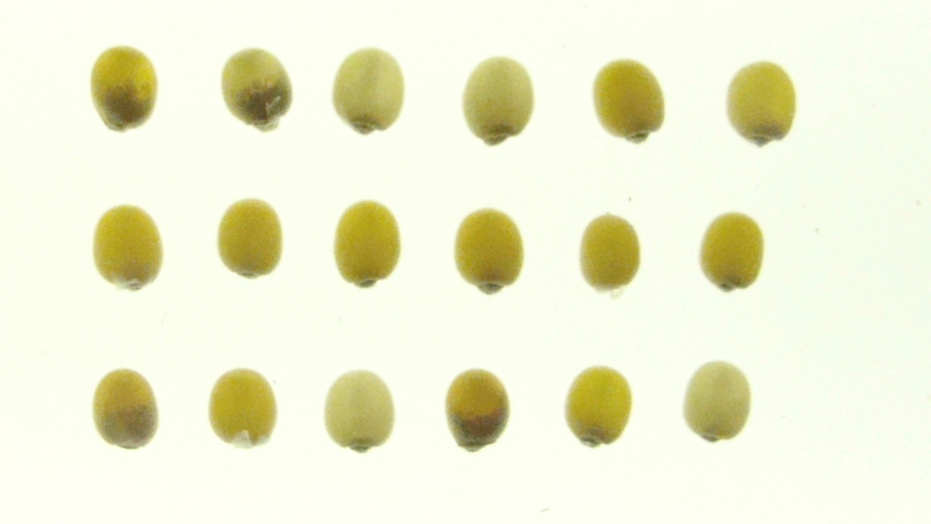
#> input picture data/DSC05376.jpeg, 1861 x 1047 px, given in place of ., which was not available (shown at 1/2 size)
$ python -i segmentation.py   (imports and definitions only)   (older library calls are emulated)
#> lines starting #> are read from the running program, lines starting #| are printed output that depends on the picture; after the words box and inside, x2 and y2 are one past the last pixel; in counts of white or black regions, pixels touching at a corner belong together; pictures that were not available may be replaced by others from this repository, and a replacement may not be noted
### kernelpheno/utils.py
import re
import os.path as osp
import matplotlib.pyplot as plt
import logging

from .logger import get_logger

log = get_logger(level=logging.DEBUG)

# [13 lines left out: function get_image_regex_pattern, not called in this run]


def create_name_from_path(file_path, pre_ext=[], out_dir=False):
    '''
    Inserts custom tags seperated by dots between filename and extension
    '''
#> called with file_path = '.', out_dir = False
    if type(pre_ext) != list:
        pre_ext = [pre_ext]

    extensions = osp.basename(file_path).split(".")
    for i, ext in enumerate(pre_ext):
        if ext in extensions:
            log.debug(
                "File: " + osp.basename(file_path)\
                + " already has extension: " \
                + ext
            )
            log.debug("Ommitting from resulting filename")
            pre_ext.pop(i)

    if pre_ext != []:
        exts = "." + ".".join(pre_ext) + "."
    else:
        exts = "."
    out_path    = ".".join(file_path.split(".")[:-1]) \
                +  exts \
                + file_path.split(".")[-1]
    if out_dir:
        out_path = osp.join(
            out_dir,
            osp.basename(out_path)
        )

    return out_path


def is_gray(image):
    return True if image.ndim == 2 else False


# [9 lines left out: function show_image, not called in this run]

### kernelpheno/logger.py
import logging
import coloredlogs
import os

_FORMAT = "%(asctime)s %(levelname)s | %(message)s"
_LOGGER = None

def get_logger(level = logging.ERROR, refresh = False):
    global _LOGGER

    logging.basicConfig()

    if not _LOGGER or refresh:
        logger = logging.getLogger(__name__)
        logger.setLevel(level)
        logger.propagate = False

        os.environ['COLOREDLOGS_LOG_FORMAT'] = _FORMAT
        os.environ['COLOREDLOGS_LEVEL_STYLES'] = \
            'info=20;debug=15;warning=30;error=40;critical=50'

        if not logger.handlers:
            formatter = logging.Formatter(_FORMAT, "%H:%M:%S")
            handler   = logging.StreamHandler()
            handler.setFormatter(formatter)
            logger.addHandler(handler)

        # [11 lines of commented-out code are left out]

        _LOGGER = logger

    coloredlogs.install(logger=_LOGGER)
    return _LOGGER

### kernelpheno/segmentation.py
from skimage.segmentation import slic
from skimage.io import imread, imsave
from skimage.color import rgb2gray
from skimage.measure import label, regionprops
from skimage.filters import threshold_otsu, gaussian
from skimage.color import label2rgb
from skimage.morphology import binary_closing, binary_opening, square
from skimage.util import invert
from skimage import img_as_float, img_as_int

import matplotlib.pyplot as plt
import numpy as np
import matplotlib.patches as mpatches
import os.path as osp
import os
import argparse
import logging

from .logger import get_logger
from .utils import create_name_from_path, show_image, is_gray

log = get_logger(level=logging.DEBUG)

# [70 lines left out: function normalize_images, not called in this run]


def draw_bounding_boxes(img_paths, out_dir=False, cmap=None):
    '''
    Takes the minimum and maximum row and column coordinates of bounding boxes
    and plots bboxes on the image. Format for input tuple = (minr, minc, maaxr, maxc)
    '''
    print('Drawing Bounding Boxes')

    for img_path in img_paths:
        print('Processing ' + img_path)
        try:
            exts = []
            if cmap is not None:
                exts = [cmap]
            exts += ['bbxs']
            out_name = create_name_from_path(img_path, exts, out_dir)

            img = imread(img_path, as_gray=cmap)
#> img is the input picture: shape (1047, 1861, 3); mean R, G, B 239.1, 239.9, 211.7

            regions = get_sorted_bboxes(img)

            fig, ax = plt.subplots(ncols=1, nrows=1, figsize=(6, 6))
            plot_bbxs(img, regions, ax, cmap=cmap, out=out_name)

        except FileNotFoundError as fnfe:
            print('image file does not exist')
            print(fnfe)
        except OSError as ose:
            print('output directory likely does not exist')
            print(ose)
    return


# [28 lines left out: functions plot_bbx, segment_images, not called in this run]


def get_sorted_bboxes(img):
    filter = get_filter(img)
#> in get_filter, `image = rgb2gray(image)`:
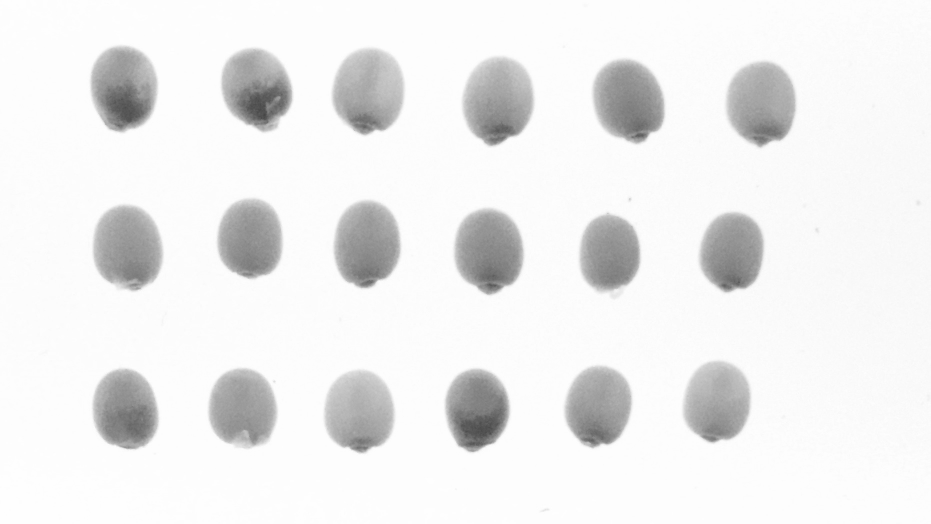
#> image: shape (1047, 1861) float64 (shown at 1/2 size); min 0.225, max 0.998, mean 0.932
#> in get_filter, `thresh = threshold_otsu(image)`: thresh = 0.806
#> in get_filter, `filter = binary_closing(image > thresh, selem=square(10))`:
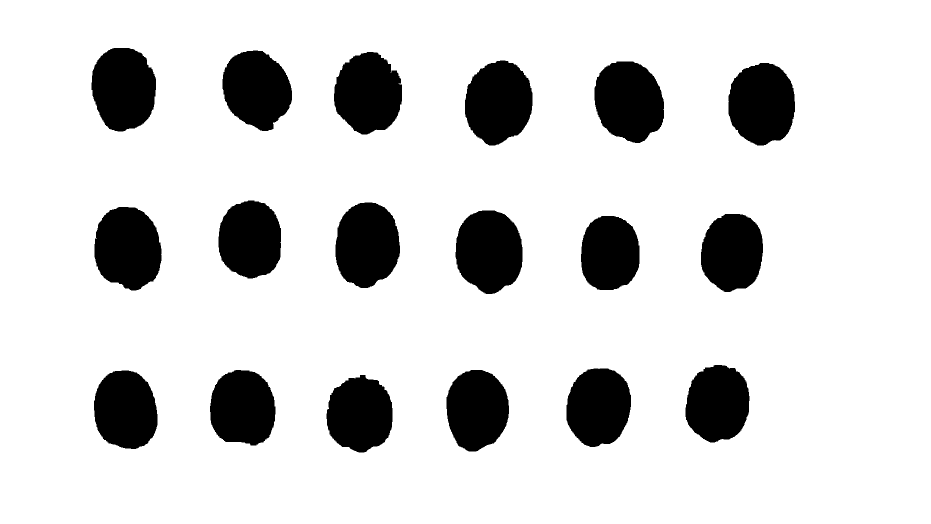
#> filter: shape (1047, 1861) bool (shown at 1/2 size); 84.7% white; 18 black regions, largest, box (x1, y1, x2, y2) and area: (911, 421, 1045, 588) 17656, (1189, 123, 1328, 286) 17651, (189, 414, 323, 581) 17645
#> in get_filter, `filter = binary_opening(filter, selem=square(15))`: filter: shape (1047, 1861) bool; 84.7% white; 18 black regions, largest, box (x1, y1, x2, y2) and area: (911, 421, 1045, 588) 17656, (1189, 123, 1328, 286) 17653, (189, 414, 323, 581) 17648
    label_image = label(filter)
    coords = []
    for region in regionprops(label_image):
        if region.area < 1000 or region.area > 100000:
            continue
        coords.append(region.bbox) # minr, minc, maxr, maxc
#> this loop made 1 pass
#> after the loop, coords = []

    sorted_bbxs = sort_bbxs(coords, img.shape[0])

    return sorted_bbxs


def test_get_sorted_bboxes():
    img = imread("/home/apages/pysrc/KernelPheno/data/sample_images/DSC05389.jpeg")
    get_sorted_bboxes(img, plot=True, fig_location="/home/apages/pysrc/KernelPheno/data/tests")


def sort_bbxs(regions, num_rows):
    '''
    Sort bboxes left to right, top to bottom
    '''
#> called with num_rows = 1047
    # [11 lines left out: function overlap, not called in this run]

    rows = []

    while(len(regions)):
        sorted_by_y = sorted(regions, key=lambda x: x[0])
        first_el = sorted_by_y[0]
        rows.append([first_el])
        regions.remove(first_el)
        sorted_by_y.pop(0)
        for el in sorted_by_y:
            if overlap(el, first_el) or overlap(el, rows[-1][-1]):
                rows[-1].append(el)
                regions.remove(el)
#> this loop made 0 passes
#> after the loop, regions = []; rows = []


    sorted_bbxs = []
    for row in rows:
        sorted_bbxs += sorted(row, key=lambda x: x[1])
#> after the loop, sorted_bbxs = []
    return sorted_bbxs


# [27 lines left out: functions get_thumbnails, test_get_thumbnails, segment_image, not called in this run]


def get_filter(image):
    # TODO: test this function
    if not is_gray(image):
        image = rgb2gray(image)
    thresh = threshold_otsu(image)
    # clear speckled black pixels in the image
    filter = binary_closing(image > thresh, selem=square(10))
    # clear speckled white pixels in the image
    filter = binary_opening(filter, selem=square(15))
    return filter


# [102 lines left out: functions _get_bg_avg, test_gray_normal, __test_all, not called in this run]


# [22 lines not run here, left out]

>>> result = draw_bounding_boxes('../data/DSC05376.jpeg')
#> (the run stopped early here; a loop or call above may not have finished)

$ run again, on data/test.jpeg
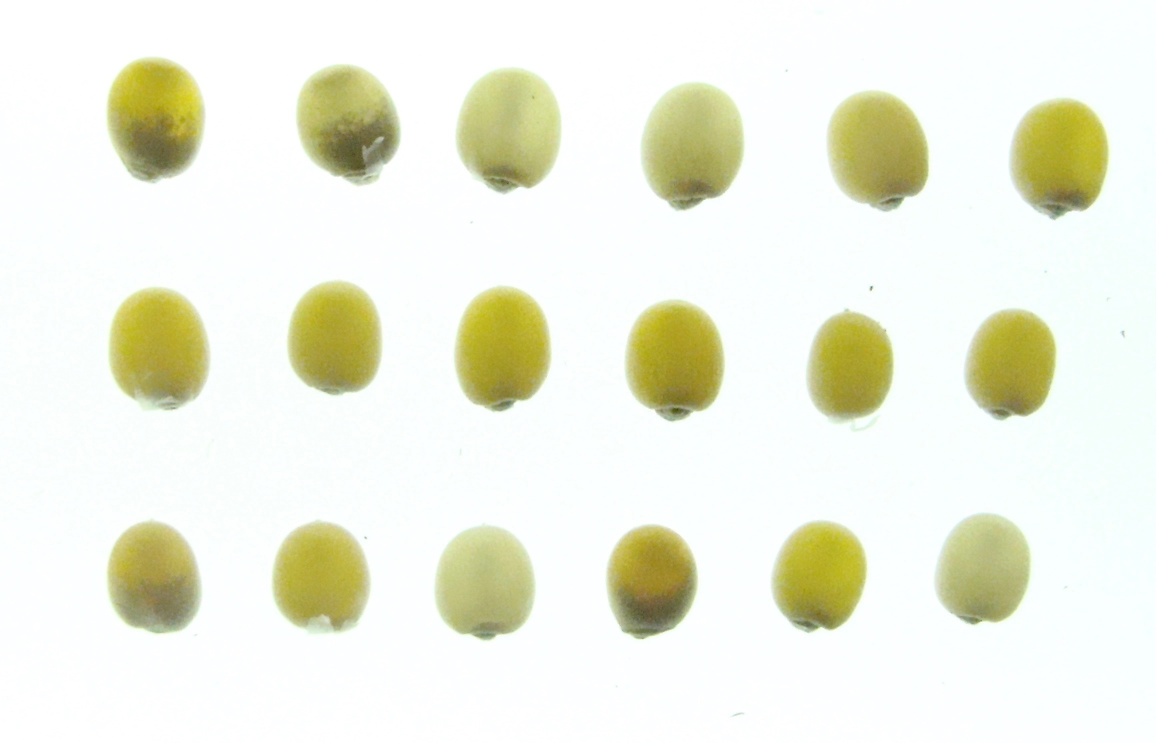
#> input picture data/test.jpeg, 2311 x 1485 px, given in place of ., which was not available (shown at 1/2 size)
#> in draw_bounding_boxes, img is the input picture: shape (1485, 2311, 3); mean R, G, B 238.2, 240.1, 224.4
#> in get_filter, `image = rgb2gray(image)`:
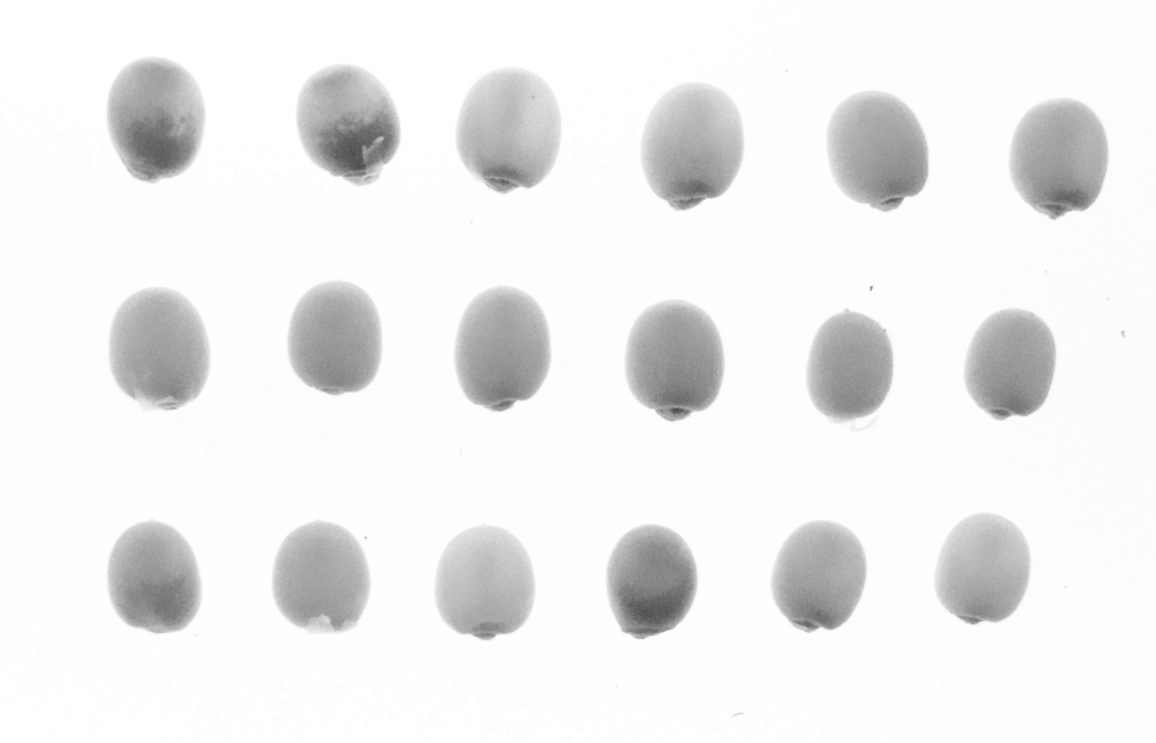
#> image: shape (1485, 2311) float64 (shown at 1/2 size); min 0.208, max 1, mean 0.936
#> thresh = 0.825
#> in get_filter, `filter = binary_closing(image > thresh, selem=square(10))`:
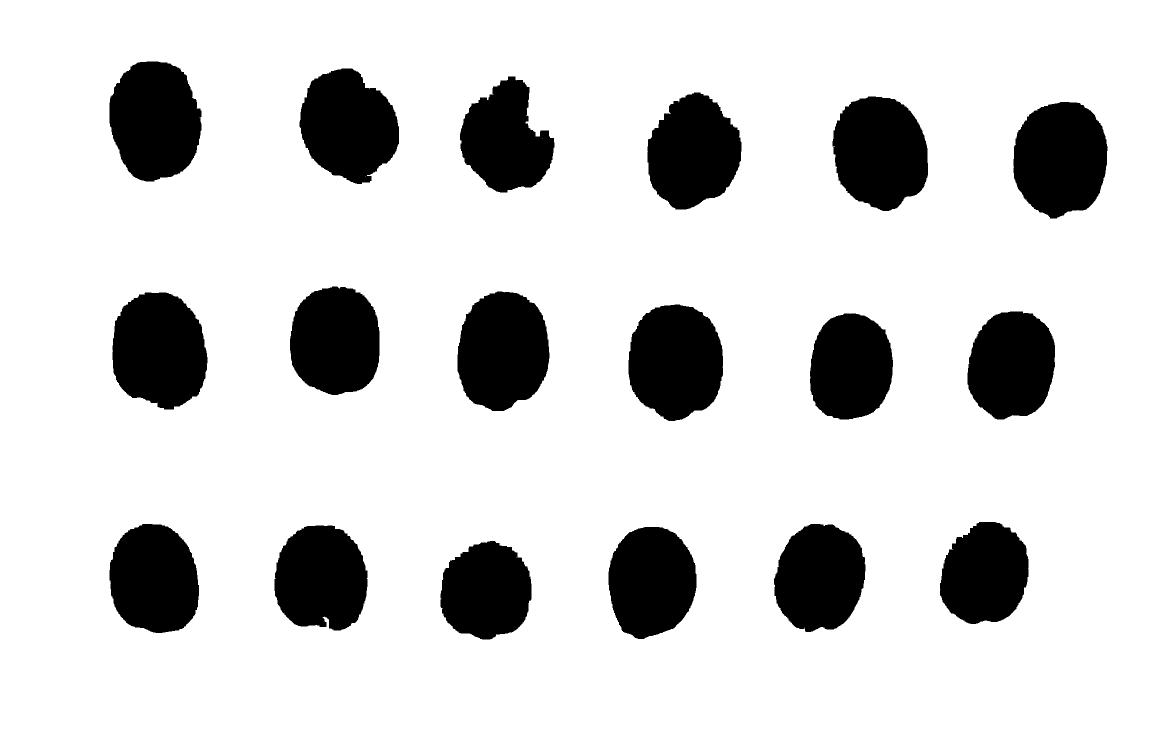
#> filter: shape (1485, 2311) bool (shown at 1/2 size); 83.3% white; 18 black regions, largest, box (x1, y1, x2, y2) and area: (225, 585, 415, 819) 35173, (1257, 609, 1446, 842) 34896, (915, 583, 1099, 822) 34770
#> label_image: shape (1485, 2311) int32; values 0 (black) and 1 (white), 83.3% white; 18 black regions, largest, box (x1, y1, x2, y2) and area: (225, 585, 415, 819) 35187, (1257, 609, 1446, 842) 34898, (915, 583, 1099, 822) 34771
#> the loop in get_sorted_bboxes, `for region in regionprops(label_image):` made 1 pass
#> after the loop in get_sorted_bboxes, `for region in regionprops(label_image):`: coords = []
